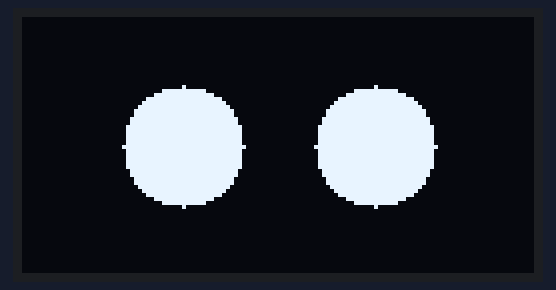
Recording of a program running on a simulated ESP32 board running MicroPython. On the bench: 128×64 one-colour display. Library files of the repository ran but are not shown: ssd1306.py. At 11.5 s the program stops and its outputs stay as they are.

Above: at 0.1 s.
At 2.2 s:
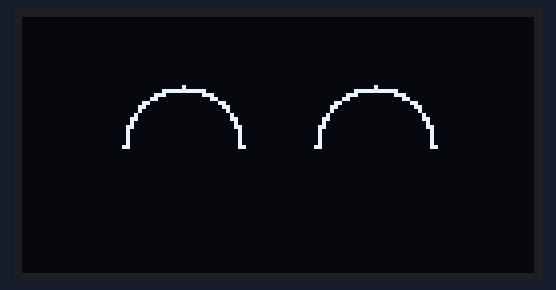
At 5.5 s:
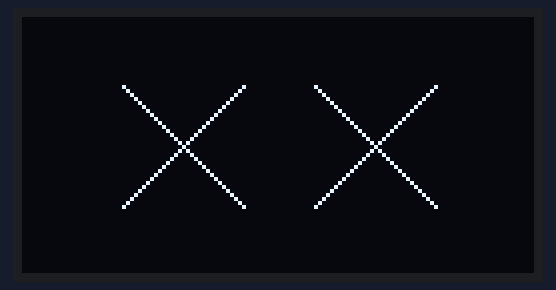
At 9.5 s:
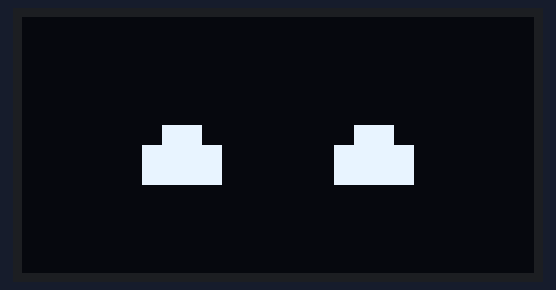

The program:

emojidisplay.py
```python
from machine import Pin, SoftI2C
import ssd1306
import time
import math

class EmojiDisplay:
    def __init__(self, scl_pin=6, sda_pin=5, width=128, height=64):
        # 初始化I2C
        self.i2c = SoftI2C(scl=Pin(scl_pin), sda=Pin(sda_pin))
        # 初始化SSD1306显示屏
        self.oled = ssd1306.SSD1306_I2C(width, height, self.i2c)
        # 清屏
        self.oled.fill(0)
        self.oled.show()
        # 眼睛参数
        self.eye_radius = 15
        self.eye_left_x = 40
        self.eye_left_y = 32
        self.eye_right_x = 88
        self.eye_right_y = 32

    # 绘制圆形（使用像素点模拟）
    def draw_circle(self, x, y, radius, color=1):
        for i in range(-radius, radius + 1):
            for j in range(-radius, radius + 1):
                if i**2 + j**2 <= radius**2:
                    self.oled.pixel(x + i, y + j, color)

    # 绘制弧形（使用像素点模拟）
    def draw_arc(self, x, y, radius, start_angle, end_angle, color=1):
        for angle in range(start_angle, end_angle + 1):
            rad = math.radians(angle)
            dx = int(radius * math.cos(rad))
            dy = int(radius * math.sin(rad))
            self.oled.pixel(x + dx, y + dy, color)

    # 绘制眼睛
    def draw_eyes(self, blink=False, emotion="normal"):
        # 清屏
        self.oled.fill(0)

        # 绘制左眼
        if blink:
            # 眨眼效果：绘制一条线代替眼睛
            self.oled.fill_rect(self.eye_left_x - self.eye_radius, self.eye_left_y - 5, self.eye_radius * 2, 10, 1)
        else:
            # 根据情绪调整眼睛形状
            if emotion == "angry":
                # 生气：倒八字形
                self.oled.line(self.eye_left_x - self.eye_radius, self.eye_left_y + self.eye_radius, self.eye_left_x + self.eye_radius, self.eye_left_y - self.eye_radius, 1)
                self.oled.line(self.eye_left_x - self.eye_radius, self.eye_left_y - self.eye_radius, self.eye_left_x + self.eye_radius, self.eye_left_y + self.eye_radius, 1)
            elif emotion == "sleepy":
                # 犯困：半闭眼
                self.oled.fill_rect(self.eye_left_x - self.eye_radius, self.eye_left_y - 3, self.eye_radius * 2, 6, 1)
            elif emotion == "looking_around":
                # 左右观望：眼睛偏移
                self.oled.fill_rect(self.eye_left_x - self.eye_radius + 5, self.eye_left_y - self.eye_radius, self.eye_radius * 2, self.eye_radius * 2, 1)
            elif emotion == "happy":
                # 开心：弧形眼睛
                self.draw_arc(self.eye_left_x, self.eye_left_y, self.eye_radius, 180, 360)
            elif emotion == "sad":
                # 悲伤：倒弧形眼睛
                self.draw_arc(self.eye_left_x, self.eye_left_y, self.eye_radius, 0, 180)
            elif emotion == "surprised":
                # 惊讶：大圆眼睛
                self.draw_circle(self.eye_left_x, self.eye_left_y, self.eye_radius)
            elif emotion == "love":
                # 爱心眼：绘制爱心
                self.oled.fill_rect(self.eye_left_x - 5, self.eye_left_y - 5, 10, 10, 1)
                self.oled.fill_rect(self.eye_left_x - 10, self.eye_left_y, 20, 10, 1)
            else:
                # 正常眼睛：绘制圆形
                self.draw_circle(self.eye_left_x, self.eye_left_y, self.eye_radius)

        # 绘制右眼
        if blink:
            # 眨眼效果：绘制一条线代替眼睛
            self.oled.fill_rect(self.eye_right_x - self.eye_radius, self.eye_right_y - 5, self.eye_radius * 2, 10, 1)
        else:
            # 根据情绪调整眼睛形状
            if emotion == "angry":
                # 生气：倒八字形
                self.oled.line(self.eye_right_x - self.eye_radius, self.eye_right_y + self.eye_radius, self.eye_right_x + self.eye_radius, self.eye_right_y - self.eye_radius, 1)
                self.oled.line(self.eye_right_x - self.eye_radius, self.eye_right_y - self.eye_radius, self.eye_right_x + self.eye_radius, self.eye_right_y + self.eye_radius, 1)
            elif emotion == "sleepy":
                # 犯困：半闭眼
                self.oled.fill_rect(self.eye_right_x - self.eye_radius, self.eye_right_y - 3, self.eye_radius * 2, 6, 1)
            elif emotion == "looking_around":
                # 左右观望：眼睛偏移
                self.oled.fill_rect(self.eye_right_x - self.eye_radius - 5, self.eye_right_y - self.eye_radius, self.eye_radius * 2, self.eye_radius * 2, 1)
            elif emotion == "happy":
                # 开心：弧形眼睛
                self.draw_arc(self.eye_right_x, self.eye_right_y, self.eye_radius, 180, 360)
            elif emotion == "sad":
                # 悲伤：倒弧形眼睛
                self.draw_arc(self.eye_right_x, self.eye_right_y, self.eye_radius, 0, 180)
            elif emotion == "surprised":
                # 惊讶：大圆眼睛
                self.draw_circle(self.eye_right_x, self.eye_right_y, self.eye_radius)
            elif emotion == "love":
                # 爱心眼：绘制爱心
                self.oled.fill_rect(self.eye_right_x - 5, self.eye_right_y - 5, 10, 10, 1)
                self.oled.fill_rect(self.eye_right_x - 10, self.eye_right_y, 20, 10, 1)
            else:
                # 正常眼睛：绘制圆形
                self.draw_circle(self.eye_right_x, self.eye_right_y, self.eye_radius)

        # 显示
        self.oled.show()

    # 眨眼动画
    def blink_animation(self, emotion="normal"):
        # 正常眼睛
        self.draw_eyes(blink=False, emotion=emotion)
        time.sleep(1)

        # 眨眼
        self.draw_eyes(blink=True, emotion=emotion)
        time.sleep(0.2)

        # 恢复正常
        self.draw_eyes(blink=False, emotion=emotion)

    # 显示特定表情
    def show_emotion(self, emotion="normal", blink=False):
        if blink:
            self.blink_animation(emotion)
        else:
            self.draw_eyes(blink=False, emotion=emotion)

# 使用示例
if __name__ == "__main__":
    emoji_display = EmojiDisplay()

    # 单独调用每种表情
    emoji_display.show_emotion("normal")  # 正常表情
    time.sleep(2)

    emoji_display.show_emotion("happy")  # 开心表情
    time.sleep(2)

    emoji_display.show_emotion("angry", blink=True)  # 生气表情，带眨眼
    time.sleep(2)

    emoji_display.show_emotion("surprised")  # 惊讶表情
    time.sleep(2)

    emoji_display.show_emotion("love")  # 爱心眼表情
    time.sleep(2)
```

Measured:
- what the display in image 0 shows lasts 2.0 s, from 0.1 s to 2.1 s
